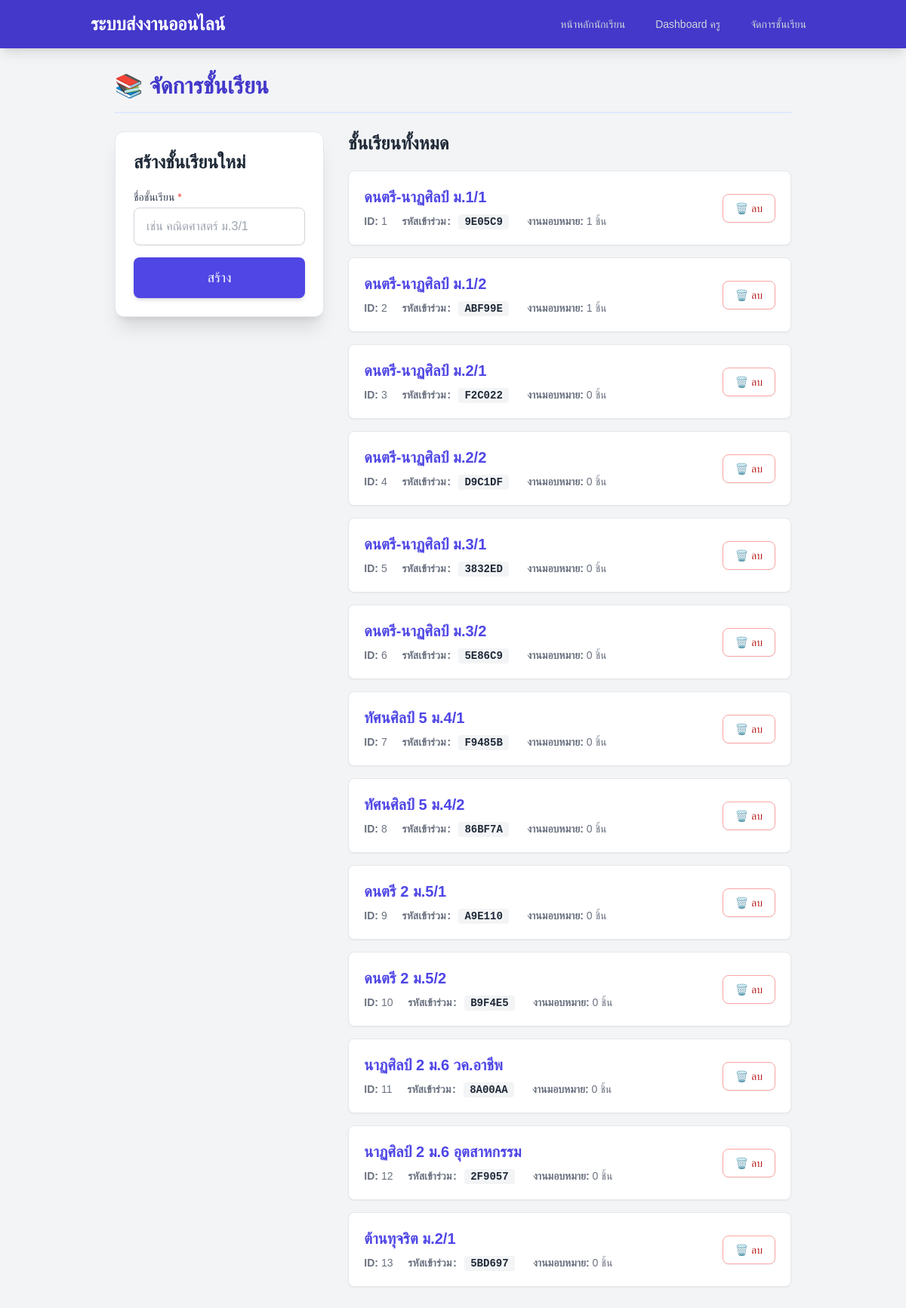
Page /manage_classes on the committed database.
### app.py (models this page shows)
class Class(db.Model):
    id = db.Column(db.Integer, primary_key=True)
    name = db.Column(db.String(100), nullable=False)
    teacher_id = db.Column(db.String(100), default='default_teacher')
    join_code = db.Column(db.String(10), unique=True, nullable=False)
    assignments = db.relationship('Assignment', backref='class_rel', lazy=True, cascade='all, delete-orphan')

### app.py (the view, shortened to what this page needs)
@app.route('/manage_classes', methods=['GET', 'POST'])
def manage_classes():
    classes = Class.query.order_by(Class.id).all()
    return render_template('manage_classes.html', classes=classes)

### templates/manage_classes.html (shortened to what this page needs)
{% extends "base.html" %}
{% block content %}
<div class="container mx-auto p-4 md:p-8">
    <div class="max-w-4xl mx-auto">
        <h1 class="text-3xl font-extrabold text-indigo-700 mb-6 border-b-2 pb-4 border-indigo-100">
            📚 จัดการชั้นเรียน
        </h1>
        <div class="grid grid-cols-1 md:grid-cols-3 gap-8">
            <div class="md:col-span-1">
                <div class="bg-white p-6 rounded-xl shadow-xl border border-gray-200">
                    <h2 class="text-2xl font-bold text-gray-800 mb-5">สร้างชั้นเรียนใหม่</h2>
                    <form method="POST" action="{{ url_for('manage_classes') }}" class="space-y-4">
                        <div>
                            <label for="class_name" class="block text-sm font-medium text-gray-700 mb-1">
                                ชื่อชั้นเรียน <span class="text-red-500">*</span>
                            </label>
                            <input type="text" id="class_name" name="class_name" required
                                   class="mt-1 block w-full px-4 py-3 border border-gray-300 rounded-lg shadow-sm focus:ring-indigo-500 focus:border-indigo-500 text-base"
                                   placeholder="เช่น คณิตศาสตร์ ม.3/1">
                        </div>
                        <button type="submit"
                                class="w-full flex justify-center py-3 px-4 border border-transparent rounded-lg shadow-md text-lg font-medium text-white bg-indigo-600 hover:bg-indigo-700 focus:outline-none focus:ring-2 focus:ring-offset-2 focus:ring-indigo-500 transition duration-150 ease-in-out">
                            สร้าง
                        </button>
                    </form>
                </div>
            </div>
            <div class="md:col-span-2">
                <h2 class="text-2xl font-bold text-gray-800 mb-5">ชั้นเรียนทั้งหมด</h2>
                <div class="space-y-4">
                    {% if classes %}
                        {% for class_obj in classes %}
                            <div class="bg-white p-5 rounded-lg shadow-sm border border-gray-200 flex flex-col sm:flex-row justify-between sm:items-center">
                                <div>
                                    <h3 class="text-xl font-bold text-indigo-600">{{ class_obj.name }}</h3>
                                    <div class="text-sm text-gray-500 mt-2 space-x-4">
                                        <span>
                                            <strong>ID:</strong> {{ class_obj.id }}
                                        </span>
                                        <span class="font-mono">
                                            <strong>รหัสเข้าร่วม:</strong>
                                            <span class="bg-gray-100 text-gray-800 px-2 py-0.5 rounded font-bold">{{ class_obj.join_code }}</span>
                                        </span>
                                        <span>
                                            <strong>งานมอบหมาย:</strong> {{ class_obj.assignments | length }} ชิ้น
                                        </span>
                                    </div>
                                </div>
                                <div class="mt-4 sm:mt-0 sm:ml-4 flex-shrink-0">
                                    <form method="POST" action="{{ url_for('manage_classes') }}"
                                          onsubmit="return confirm('คุณแน่ใจหรือไม่ว่าต้องการลบชั้นเรียนนี้? การลบชั้นเรียนจะลบงานมอบหมายและงานที่ส่งมาทั้งหมดที่เกี่ยวข้องด้วย');">
                                        <button type="submit"
                                                class="inline-block w-full sm:w-auto text-center px-4 py-2 border border-red-300 rounded-lg shadow-sm text-sm font-medium text-red-700 bg-white hover:bg-red-50 focus:outline-none focus:ring-2 focus:ring-offset-2 focus:ring-red-500 transition duration-150 ease-in-out">
                                            🗑️ ลบ
                                        </button>
                                    </form>
                                </div>
                            </div>
                        {% endfor %}
                    {% else %}
                        <div class="text-center p-10 bg-gray-50 rounded-lg border border-gray-200">
                            <h3 class="text-xl font-medium text-gray-700">ยังไม่มีชั้นเรียนในระบบ</h3>
                            <p class="text-gray-500 mt-2">กรุณาสร้างชั้นเรียนใหม่โดยใช้ฟอร์มด้านข้าง</p>
                        </div>
                    {% endif %}
                </div>
            </div>
        </div>
    </div>
</div>
{% endblock %}

### templates/base.html (shortened to what this page needs)
<!DOCTYPE html>
<html lang="th">
<head>
    <script src="https://cdn.tailwindcss.com"></script>
</head>
<body class="bg-gray-100">
    <nav class="bg-indigo-700 text-white shadow-lg">
        <div class="container mx-auto px-4 sm:px-6 lg:px-8">
            <div class="flex justify-between items-center h-16">
                <div class="flex-shrink-0">
                    <a href="{{ url_for('student_landing') }}" class="text-2xl font-bold">ระบบส่งงานออนไลน์</a>
                </div>
                <div class="hidden md:block">
                    <div class="ml-10 flex items-baseline space-x-4">
                        <a href="{{ url_for('student_landing') }}"
                           class="text-gray-300 hover:bg-indigo-600 hover:text-white px-3 py-2 rounded-md text-sm font-medium">
                           หน้าหลักนักเรียน
                        </a>
                        <a href="{{ url_for('teacher_dashboard') }}"
                           class="text-gray-300 hover:bg-indigo-600 hover:text-white px-3 py-2 rounded-md text-sm font-medium">
                           Dashboard ครู
                        </a>
                        <a href="{{ url_for('manage_classes') }}"
                           class="text-gray-300 hover:bg-indigo-600 hover:text-white px-3 py-2 rounded-md text-sm font-medium">
                           จัดการชั้นเรียน
                        </a>
                    </div>
                </div>
            </div>
        </div>
    </nav>
    <main>
        {% block content %}{% endblock %}
    </main>
</body>
</html>

### templates/base.html (style rules this page uses)
body { font-family: 'Sarabun', 'Arial', sans-serif; }

### rows in the picture
Class: name "ดนตรี-นาฏศิลป์ ม.1/1", id "1", join_code "9E05C9", assignments|length "1"
Class: name "ดนตรี-นาฏศิลป์ ม.1/2", id "2", join_code "ABF99E", assignments|length "1"
Class: name "ดนตรี-นาฏศิลป์ ม.2/1", id "3", join_code "F2C022", assignments|length "0"
Class: name "ดนตรี-นาฏศิลป์ ม.2/2", id "4", join_code "D9C1DF", assignments|length "0"
Class: name "ดนตรี-นาฏศิลป์ ม.3/1", id "5", join_code "3832ED", assignments|length "0"
Class: name "ดนตรี-นาฏศิลป์ ม.3/2", id "6", join_code "5E86C9", assignments|length "0"
Class: name "ทัศนศิลป์ 5 ม.4/1", id "7", join_code "F9485B", assignments|length "0"
Class: name "ทัศนศิลป์ 5 ม.4/2", id "8", join_code "86BF7A", assignments|length "0"
Class: name "ดนตรี 2 ม.5/1", id "9", join_code "A9E110", assignments|length "0"
Class: name "ดนตรี 2 ม.5/2", id "10", join_code "B9F4E5", assignments|length "0"
Class: name "นาฏศิลป์ 2 ม.6 วค.อาชีพ", id "11", join_code "8A00AA", assignments|length "0"
Class: name "นาฏศิลป์ 2 ม.6 อุตสาหกรรม", id "12", join_code "2F9057", assignments|length "0"
Class: name "ต้านทุจริต ม.2/1", id "13", join_code "5BD697", assignments|length "0"
